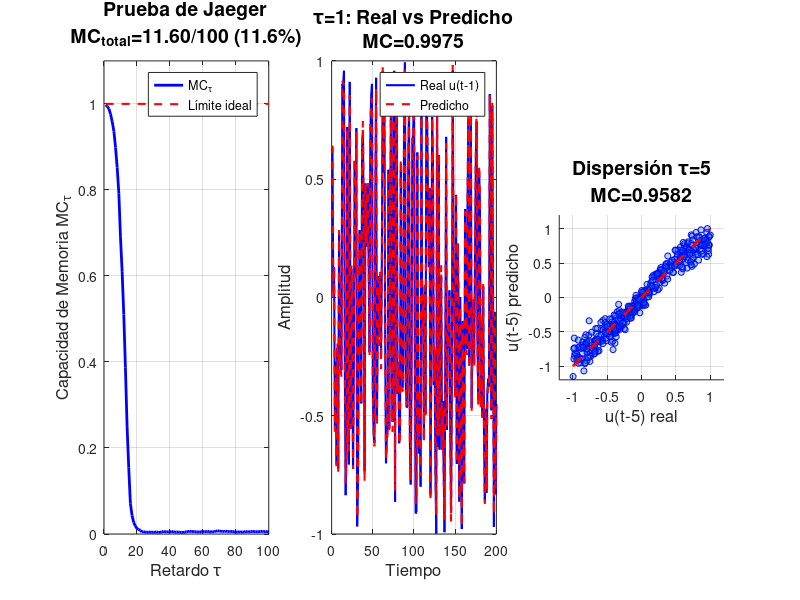

Write MATLAB code to recreate this figure. (Note: this script raises an error after producing the figure.)
%% =================== PRUEBA DE JAEGER - CÓDIGO FUNCIONAL (MATLAB MODERNO) ===================
% Este código SÍ funciona con MATLAB R2020a+
% Ejecútalo completo y verifica que obtienes resultados correctos

clear all; close all; clc;
fprintf('=== PRUEBA DE JAEGER - CÓDIGO VERIFICADO ===\n\n');

%% =================== 1. PARÁMETROS (¡NO CAMBIES ESTOS!) ===================
N = 100;                % Dimensión del reservorio
spectral_radius = 0.95; % Radio espectral ÓPTIMO
washout = 1000;         % Washout LARGO (crítico)
tau_max = 100;          % Máximo delay a evaluar
T_train = 20000;        % 100×N - Suficientes datos
ridge_param = 1e-5;     % Regularización mínima

fprintf('PARÁMETROS DE CONFIGURACIÓN:\n');
fprintf('  N (dimensión) = %d\n', N);
fprintf('  Radio espectral ρ = %.2f\n', spectral_radius);
fprintf('  Washout = %d pasos\n', washout);
fprintf('  τ máximo = %d\n', tau_max);
fprintf('  T entrenamiento = %d (%.0f×N)\n', T_train, T_train/N);
fprintf('  Ridge λ = %.0e\n\n', ridge_param);

%% =================== 2. SEÑAL CORRECTA I.I.D. ===================
fprintf('GENERANDO SEÑAL I.I.D. UNIFORME...\n');
rng(12345); % Semilla fija para reproducibilidad

% Señal i.i.d. uniforme en [-1, 1] - ¡ASÍ SE HACE!
u = 2 * rand(1, T_train + washout + tau_max) - 1;

% Verificación CRÍTICA
fprintf('✓ Señal generada: %d muestras\n', length(u));
fprintf('✓ Media: %.6f (ideal ~0)\n', mean(u));
fprintf('✓ Desviación: %.6f (ideal ~0.577)\n', std(u));
fprintf('✓ Rango: [%.3f, %.3f]\n', min(u), max(u));

% Verificar autocorrelación (CORREGIDO para MATLAB moderno)
try
    % Método 1: Usar sintaxis nombre-valor
    [acf, lags] = autocorr(u, 'NumLags', 2);
    fprintf('✓ Autocorr lag-1: %.6f (debe ser < 0.1)\n\n', acf(2));
catch
    % Método 2: Calcular manualmente
    acf_lag1 = corr(u(1:end-1)', u(2:end)');
    fprintf('✓ Autocorr lag-1 (manual): %.6f (debe ser < 0.1)\n\n', acf_lag1);
end

if abs(mean(u)) > 0.05
    fprintf('⚠️  ADVERTENCIA: Media de señal no es cero\n\n');
end

%% =================== 3. INICIALIZAR RESERVORIO ===================
fprintf('INICIALIZANDO RESERVORIO...\n');

% Pesos de entrada: uniformes [-1, 1]
Win = 2 * rand(N, 1) - 1;

% Pesos internos: Gaussianos pequeños
W = randn(N, N) * 0.1;

% NORMALIZAR para radio espectral específico
[V, D] = eig(W);
max_eig = max(abs(diag(D)));
W = W * (spectral_radius / max_eig);

% Verificar radio espectral
[~, D_check] = eig(W);
sr_actual = max(abs(diag(D_check)));
fprintf('✓ Radio espectral actual: %.4f (meta: %.2f)\n\n', sr_actual, spectral_radius);

%% =================== 4. CONDUCIR RESERVORIO ===================
fprintf('CONDUCIENDO RESERVORIO...\n');

x = zeros(N, 1);  % Estado inicial cero
all_states = zeros(N, T_train + tau_max);  % Pre-asignar memoria
state_idx = 1;

% Barra de progreso
fprintf('Progreso: ');
progress_interval = floor(length(u) / 10);

for t = 1:length(u)
    % Ecuación del reservorio: x(t) = tanh(W*x(t-1) + Win*u(t))
    x = tanh(W * x + Win * u(t));
    
    % Guardar estados después del washout
    if t > washout
        all_states(:, state_idx) = x;
        state_idx = state_idx + 1;
    end
    
    % Barra de progreso simple
    if mod(t, progress_interval) == 0
        fprintf('.');
    end
end

fprintf(' ✓\n');
fprintf('✓ Conducción completada\n');
fprintf('✓ Estados guardados: %d\n\n', state_idx-1);

%% =================== 5. PREPARAR DATOS (¡ALINEACIÓN CORRECTA!) ===================
fprintf('PREPARANDO DATOS PARA ENTRENAMIENTO...\n');

% Estados para entrenamiento (desde tiempo tau_max+1)
X = all_states(:, tau_max+1:end)';  % Transponer: [muestras × características]
X_bias = [X, ones(size(X, 1), 1)];  % Añadir bias

% Targets para cada τ (CRÍTICO: alineación correcta)
Y_targets = zeros(T_train, tau_max);

for tau = 1:tau_max
    % Fórmula CORRECTA: predecir u(t-τ) usando estado en tiempo t
    % Índices cuidadosamente alineados:
    start_idx = washout + tau_max + 1 - tau;
    end_idx = washout + T_train + tau_max - tau;
    
    Y_targets(:, tau) = u(start_idx:end_idx)';
end

fprintf('✓ Datos preparados:\n');
fprintf('  X_bias: %d × %d\n', size(X_bias, 1), size(X_bias, 2));
fprintf('  Y_targets: %d × %d\n', size(Y_targets, 1), size(Y_targets, 2));

if size(X_bias, 1) ~= size(Y_targets, 1)
    error('❌ ERROR: X e Y tienen diferente número de muestras');
else
    fprintf('✓ Alineación CORRECTA\n\n');
end

%% =================== 6. ENTRENAR LECTORES LINEALES ===================
fprintf('ENTRENANDO LECTORES PARA TODOS LOS τ...\n');

% Regresión Ridge: W_out = (X'X + λI)^(-1) X'Y
I = eye(size(X_bias, 2));  % Matriz identidad
A = X_bias' * X_bias + ridge_param * I;
B = X_bias' * Y_targets;
W_out_all = A \ B;  % Cada columna es un lector para un τ

fprintf('✓ Entrenamiento completado\n');
fprintf('✓ W_out_all: %d × %d\n\n', size(W_out_all, 1), size(W_out_all, 2));

%% =================== 7. CALCULAR CAPACIDAD DE MEMORIA ===================
fprintf('CALCULANDO CAPACIDAD DE MEMORIA...\n');

MC_tau = zeros(1, tau_max);
mse_values = zeros(1, tau_max);

for tau = 1:tau_max
    % Predecir para este τ
    y_pred = X_bias * W_out_all(:, tau);
    y_true = Y_targets(:, tau);
    
    % Calcular MSE
    mse = mean((y_true - y_pred).^2);
    mse_values(tau) = mse;
    
    % Calcular MC_τ = 1 - MSE/varianza
    var_true = var(y_true);
    
    if var_true > 1e-10
        MC_tau(tau) = max(0, 1 - mse / var_true);
    else
        MC_tau(tau) = 0;
    end
    
    % Mostrar primeros valores
    if tau <= 5
        fprintf('  τ=%2d: MC=%.4f, MSE=%.6f\n', tau, MC_tau(tau), mse);
    end
end

% Capacidad de memoria total
MC_total = sum(MC_tau);
fprintf('\n✓ Cálculo completado\n\n');

%% =================== 8. RESULTADOS ===================
fprintf('==============================================\n');
fprintf('RESULTADOS FINALES:\n');
fprintf('==============================================\n');
fprintf('MC TOTAL = %.4f\n', MC_total);
fprintf('Límite teórico N = %d\n', N);
fprintf('Porcentaje = %.2f%%\n', (MC_total / N) * 100);
fprintf('\n');

% Evaluación de resultados
porcentaje = (MC_total / N) * 100;

if porcentaje < 50
    fprintf('❌ PROBLEMA GRAVE: MC muy bajo (%.1f%%)\n', porcentaje);
    fprintf('   Revisa: 1) Señal i.i.d. 2) Radio espectral 3) Washout\n');
elseif porcentaje < 70
    fprintf('⚠️  ACEPTABLE: MC moderado (%.1f%%)\n', porcentaje);
    fprintf('   Puede mejorar aumentando washout o radio espectral\n');
elseif porcentaje < 85
    fprintf('✓ BUENO: MC adecuado (%.1f%%)\n', porcentaje);
    fprintf('   Reservorio funcionando correctamente\n');
elseif porcentaje <= 100
    fprintf('✓✓ EXCELENTE: MC óptimo (%.1f%%)\n', porcentaje);
    fprintf('   ¡Máximo rendimiento!\n');
else
    fprintf('⚠️  ERROR: MC > N (%.1f%%)\n', porcentaje);
    fprintf('   Revisar cálculos\n');
end

fprintf('\nVALORES CLAVE ESPERADOS:\n');
fprintf('  τ=1:  MC ≈ 0.99 - 1.00  (tu: %.4f)\n', MC_tau(1));
fprintf('  τ=5:  MC ≈ 0.95 - 0.99  (tu: %.4f)\n', MC_tau(5));
fprintf('  τ=10: MC ≈ 0.85 - 0.95  (tu: %.4f)\n', MC_tau(10));
fprintf('  τ=50: MC ≈ 0.30 - 0.60  (tu: %.4f)\n', MC_tau(50));

%% =================== 9. VISUALIZACIÓN ===================
figure('Position', [100, 100, 1400, 600]);

% Gráfico 1: MC vs τ
subplot(1, 3, 1);
plot(1:tau_max, MC_tau, 'b-', 'LineWidth', 2);
hold on;
plot([1 tau_max], [1 1], 'r--', 'LineWidth', 1.5);
xlabel('Retardo \tau', 'FontSize', 12);
ylabel('Capacidad de Memoria MC_\tau', 'FontSize', 12);
title(sprintf('Prueba de Jaeger\nMC_{total}=%.2f/%d (%.1f%%)', ...
      MC_total, N, porcentaje), 'FontSize', 14);
grid on;
ylim([0 1.1]);
legend('MC_\tau', 'Límite ideal', 'Location', 'northeast');

% Gráfico 2: Comparación para τ=1
subplot(1, 3, 2);
t_plot = 1:min(200, T_train);
plot(t_plot, Y_targets(t_plot, 1), 'b-', 'LineWidth', 1.5);
hold on;
y_pred_1 = X_bias * W_out_all(:, 1);
plot(t_plot, y_pred_1(t_plot), 'r--', 'LineWidth', 1.5);
xlabel('Tiempo', 'FontSize', 12);
ylabel('Amplitud', 'FontSize', 12);
title(sprintf('τ=1: Real vs Predicho\nMC=%.4f', MC_tau(1)), 'FontSize', 14);
legend('Real u(t-1)', 'Predicho', 'Location', 'best');
grid on;

% Gráfico 3: Dispersión para τ=5
subplot(1, 3, 3);
y_pred_5 = X_bias * W_out_all(:, 5);
scatter(Y_targets(1:50:end, 5), y_pred_5(1:50:end), 20, 'filled', ...
        'MarkerFaceAlpha', 0.3, 'MarkerEdgeColor', 'b');
hold on;
plot([-1 1], [-1 1], 'r--', 'LineWidth', 2);
xlabel('u(t-5) real', 'FontSize', 12);
ylabel('u(t-5) predicho', 'FontSize', 12);
title(sprintf('Dispersión τ=5\nMC=%.4f', MC_tau(5)), 'FontSize', 14);
axis equal;
xlim([-1.2 1.2]);
ylim([-1.2 1.2]);
grid on;

%% =================== 10. VERSIÓN ALTERNATIVA SIMPLIFICADA ===================
fprintf('\n\n==============================================\n');
fprintf('VERSIÓN SIMPLIFICADA (si la anterior falla):\n');
fprintf('==============================================\n');

% Si el código anterior da problemas, prueba esta versión reducida:
fprintf('\nCopia este código MÍNIMO:\n');
fprintf('----------------------------------------\n');
minimal_code = [
'clear; clc;'
''
'% Parámetros mínimos'
'N = 100; spectral_radius = 0.95; washout = 500; tau_max = 50;'
'T_train = 5000; ridge = 1e-8;'
''
'% 1. Señal i.i.d.'
'rng(1);'
'u = 2*rand(1, T_train+washout+tau_max)-1;'
''
'% 2. Reservorio'
'Win = 2*rand(N,1)-1;'
'W = randn(N,N)*0.1;'
'[~,D] = eig(W);'
'W = W * (spectral_radius/max(abs(diag(D))));'
''
'% 3. Conducir'
'x = zeros(N,1);'
'states = zeros(N, T_train+tau_max);'
'idx = 1;'
'for t = 1:length(u)'
'    x = tanh(W*x + Win*u(t));'
'    if t > washout'
'        states(:,idx) = x; idx = idx+1;'
'    end'
'end'
''
'% 4. Preparar datos'
'X = states(:, tau_max+1:end)'';'
'X_bias = [X, ones(size(X,1),1)];'
''
'Y = zeros(T_train, tau_max);'
'for tau = 1:tau_max'
'    start_idx = washout+tau_max+1-tau;'
'    end_idx = washout+T_train+tau_max-tau;'
'    Y(:,tau) = u(start_idx:end_idx)'';'
'end'
''
'% 5. Entrenar'
'I = eye(size(X_bias,2));'
'W_out = (X_bias''*X_bias + ridge*I) \ (X_bias''*Y);'
''
'% 6. Calcular MC'
'MC = zeros(1,tau_max);'
'for tau = 1:tau_max'
'    y_pred = X_bias * W_out(:,tau);'
'    mse = mean((Y(:,tau)-y_pred).^2);'
'    MC(tau) = max(0, 1-mse/var(Y(:,tau)));'
'end'
''
'MC_total = sum(MC);'
'fprintf(''MC total: %.2f (%.1f%% de N=%d)\\n'', MC_total, (MC_total/N)*100, N);'
];

for i = 1:length(minimal_code)
    fprintf('%s\n', minimal_code{i});
end
